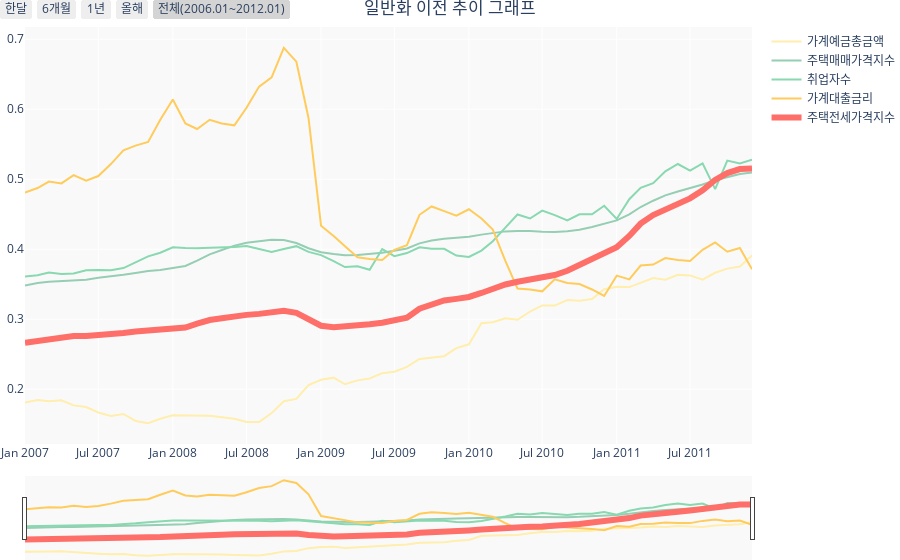

Here is the notebook cell this chart was saved with:
### Code cell
# 데이터 그리기
fig = go.Figure([
    go.Scatter(name="가계예금총금액",x=df_ex.index,y=df_ex['가계예금총금액'],mode='lines',line=dict(color='#ffeead',width=2)),
    go.Scatter(name="주택매매가격지수",x=df_ex.index,y=df_ex['주택매매가격지수'],mode='lines',line=dict(color='#96ceb4',width=2)),
    go.Scatter(name="취업자수",x=df_ex.index,y=df_ex['취업자수'],mode='lines',line=dict(color='#88d8b0',width=2)),
    go.Scatter(name="가계대출금리",x=df_ex.index,y=df_ex['가계대출금리'],mode='lines',line=dict(color='#ffcc5c',width=2)),
    go.Scatter(name="주택전세가격지수",x=df_ex.index,y=df_ex['주택전세가격지수'],mode='lines',line=dict(color='#ff6f69',width = 6))
    ])

# 배경 설정
fig.update_layout(plot_bgcolor='rgb(249,249,249)', margin=dict(l=0, r=0, t=0, b=0))

# 버튼 생성
fig.update_layout(
    title_text='일반화 이전 추이 그래프',
    title_x=0.5,
        xaxis=dict(
            rangeselector=dict(
                buttons=list([
                    dict(count=1,
                         label="한달",
                         step="month",
                         stepmode="backward"),
                    dict(count=6,
                         label="6개월",
                         step="month",
                         stepmode="backward"),
                    dict(count=1,
                         label="1년",
                         step="year",
                         stepmode="backward"),
                    dict(count=1,
                         label="올해",
                         step="year",
                         stepmode="todate"),
                    dict(label="전체(2006.01~2012.01)",
                         step="all")
                ])
            ),
            rangeslider=dict(
                visible=True
            ),
            type="date"
        )
    )


fig.show()
